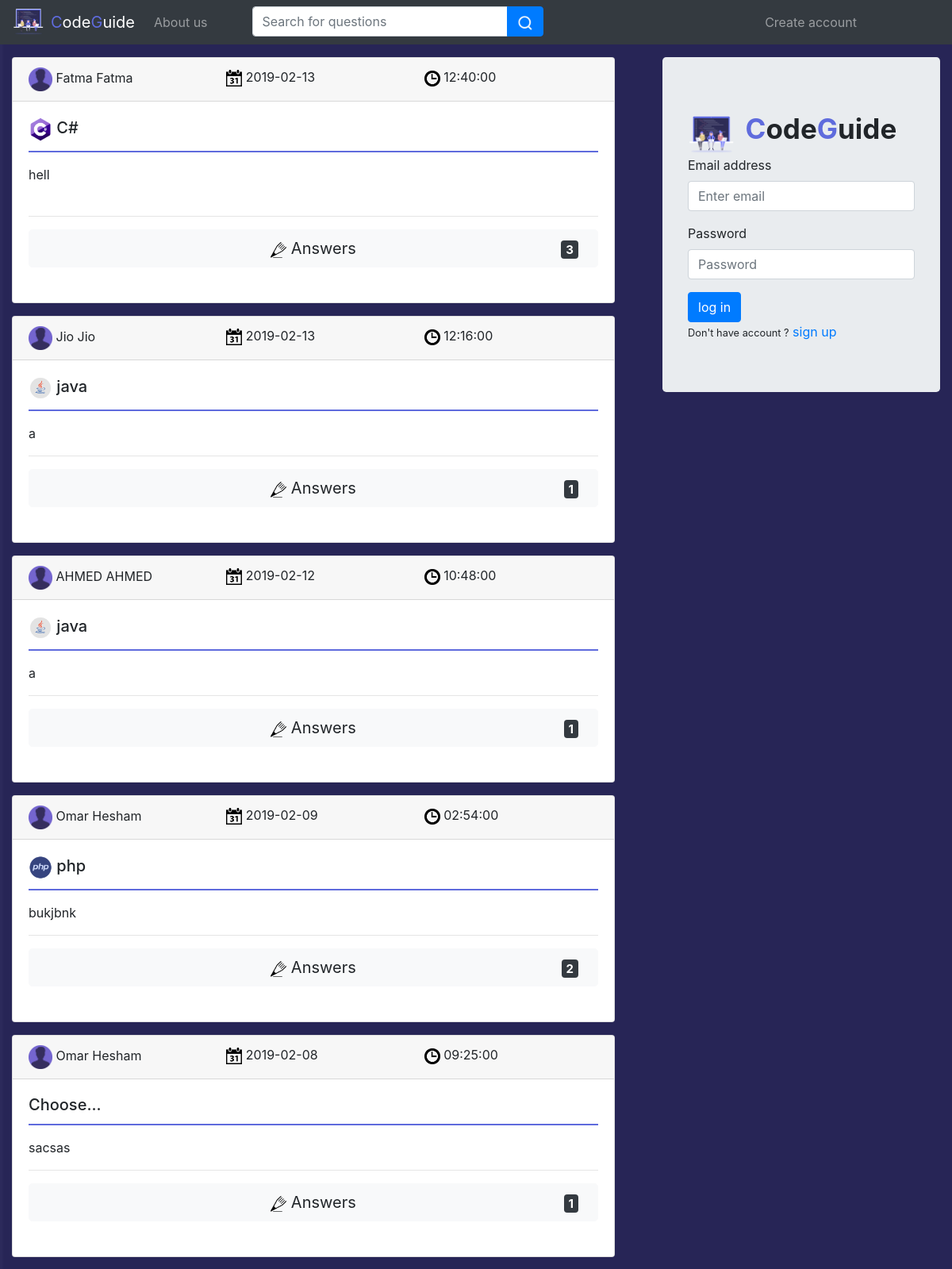
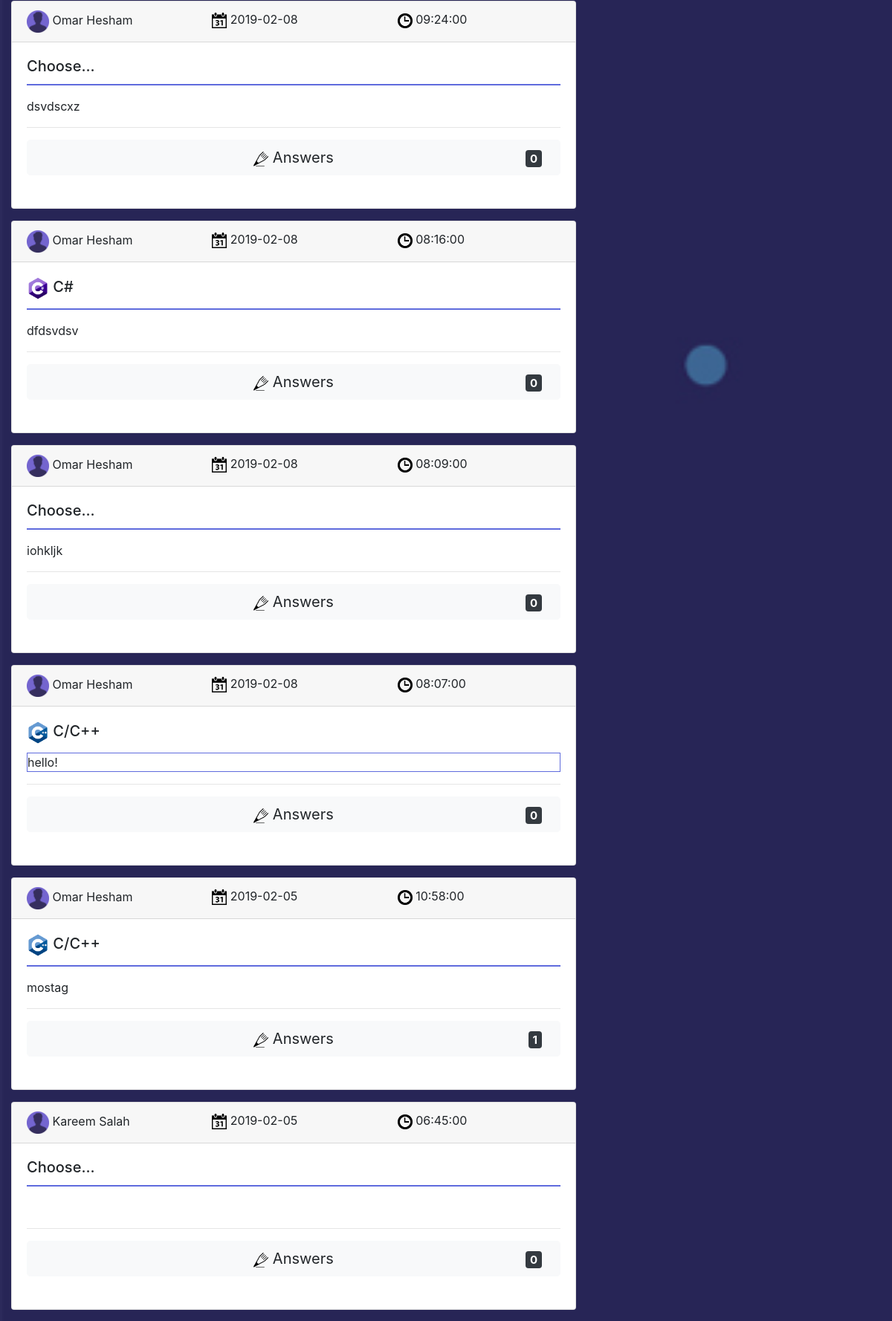
Page /Developement/home.php (upper part) on the committed database (2 pictures, top to bottom).
### tables this page shows
CREATE TABLE `post` (
  `id` int(255) NOT NULL,
  `user_id` text NOT NULL,
  `specialist_id` int(11) NOT NULL,
  `dates` date NOT NULL,
  `question` text NOT NULL,
  `reported` int(255) NOT NULL,
  `language` text NOT NULL,
  `group_id` int(255) NOT NULL,
  `times` time NOT NULL,
  `type` varchar(256) NOT NULL
);

CREATE TABLE `user` (
  `id` int(255) NOT NULL,
  `first_name` varchar(255) NOT NULL,
  `email` varchar(255) NOT NULL,
  `password` varchar(255) NOT NULL,
  `last_name` varchar(255) NOT NULL
);

### Developement/model/post.php (called while the page is built, shortened)
<?php
class post extends Database {
public static function search_post($keyword,$type)
{
  $keyword = str_replace(" ", "%", $keyword);
  $sql = "SELECT *,post.id as post_id FROM post join user on post.user_id=user.id
  -- join specialist on post.specialist_id=specialist.id
  WHERE question like ('%$keyword%') AND post.group_id=0 AND post.type = '$type' ORDER BY post.id DESC;";
  $statement = Database::$db->prepare($sql);
  $statement->execute();
  $posts = [];
  while($row = $statement->fetch(PDO::FETCH_ASSOC)) {
    $posts[] = $row;
  }
  return $posts;
}
}
?>

### Developement/model/comment.php (called while the page is built, shortened)
<?php
class comment extends Database {
  public static function get_number_comments($post_id){
    $sql="SELECT COUNT(user_id) as number FROM comment WHERE post_id=$post_id;";
    $statement = Database::$db->prepare($sql);
    $statement->execute();
    $number=$statement->fetch(PDO::FETCH_ASSOC);
    return $number;
  }
}
 ?>

### Developement/home.php (the view, shortened to what this page needs)
<?php
include_once("model/post.php");
include_once("model/comment.php");
 ?>
<!DOCTYPE html>
<html lang="en" dir="ltr">
  <head>
    <link rel="stylesheet" href="css/bootstrap.min.css">
    <link rel="stylesheet" href="https://stackpath.bootstrapcdn.com/bootstrap/4.1.3/css/bootstrap.min.css">
  </head>
  <body >
    <nav class="navbar navbar-expand-lg navbar-dark bg-dark fixed-top" >
      <img class="mr-2" src="img/logo.png" width="40 px"  height="35 px"/>
      <a class="navbar-brand" href="#"><span style="color:#5f6bdd;">C</span>ode<span style="color:#5f6bdd;">G</span>uide</a>
      <div class="collapse navbar-collapse" id="navbarSupportedContent">
        <ul class="navbar-nav mr-auto">
          <li class="nav-item">
            <a class="nav-link" href="./aboutus.php">About us</a>
          </li>
          <li>
            <form action="home.php" method="get">
              <div class="input-group ml-5 my-2 my-lg-0">
                <input class="form-control" type="search" placeholder="Search for questions" aria-label="Search" name='question' aria-describedby="button-addon2">
                <div class="input-group-append">
                  <button type='submit'class="btn btn-primary" type="button" id="button-addon2"><img src="img/search.png" width="20px"></button>
                </div>
              </div>
            </form>
          </li>
        </ul>
        <ul class="navbar-nav mr-5 pr-5">
          <li class="nav-item dropdown">
            <a class='nav-link' href="signup.php">
              Create account
            </a>
          </li>
        </ul>
      </div>
    </nav><br><br><br>
    <div class="row">
      <div class="col-lg-8 col-sm-12">
        <div class="container">
          <?php
          if(!isset($_GET['question']))
          $posts=post::search_post(" ","c");
          else
          $posts=post::search_post($_GET['question'],"c");
          foreach ($posts as $post) {
            ?>
          <div class="card mb-3">
            <div class="card-header">
              <div class="row">
              <div class="col-lg-4">
                <img src="img/profile.png" width="30 px">
              <?php echo ucwords($post["first_name"])." ".ucwords($post["last_name"]);?>
            </div>
            <div class="col-lg-4">
              <img src="img/calender.png" width="20 px">
              <?php echo $post['dates']?>
            </div>
            <div class="col-lg-4">
              <img src="img/time.png" width="20 px">
              <?php echo $post['times']?>
            </div>
            </div>
            </div>
            <div class="card-body">
              <h5 class="card-title">  <?php
              if ($post["language"]=="C/C++") {
                ?>
                  <img src="img/c++.png" height="30px" alt="">
                <?php
              }
              else if ($post["language"]=="C#") {
                ?>
                  <img src="img/csharp.png" height="30px" alt="">
                <?php
              }
              else if ($post["language"]=="java") {
                ?>
                  <img src="img/java.png" height="30px"alt="">
                <?php
              }
              else if ($post["language"]=="python") {
                ?>
                  <img src="img/python.png" height="30px" alt="">
                <?php
              }
              else if ($post["language"]=="php") {
                ?>
                  <img src="img/php.png" height="30px" alt="">
                <?php
              }
              if($post["language"]=='js'){
                echo "javascript";
              }else{
                  echo $post["language"];
              }?></h5>
              <p class="card-text" style="border:solid 1px #5f6bdd"><?php echo $post["question"]?></p>
              <hr>
              <div class="row rowC">
                <div class="col-lg-12">
                    <?php
                      $number=comment::get_number_comments($post['post_id']);
                     ?>
                     <button type="button" class="btn btn-light btn-lg btn-block mb-4" id="answer_<?php echo $post["post_id"] ?>"><img src="img/answer.png" width="20px">
                     <span style="position:absolute; top:14px; right:40px;" class="badge badge-dark"><?php echo $number['number'];  ?></span>  Answers</button>
                </div>
              </div>
          </div>
          </div>
        <?php  }?>
      </div>
      </div>
      <div class="col-lg-4 col-sm-12">
        <div class="container">
          <div class="jumbotron">
            <img class="mr-2" src="img/logo.png" width="60 px"  height="50 px"/>
            <span style="font-size:35px; font-weight:bold;"><span style="color:#5f6bdd;">C</span>ode<span style="color:#5f6bdd;">G</span>uide</span>
            <form id="login"action="" method="post">
              <div class="form-group">
                <label for="exampleInputEmail1">Email address</label>
                <input type="email" class="form-control" id="email" aria-describedby="emailHelp" placeholder="Enter email">
              </div>
              <div class="form-group">
                <label for="exampleInputPassword1">Password</label>
                <input type="password" class="form-control" id="password" placeholder="Password">
              </div>
              <button type="submit" class="btn btn-primary">log in</button><br>
              <small >Don't have account ?</small>
              <a  href="signup.php">sign up</a>
            </form>
          </div>
        </div>
      </div>
    </div>
  </body>
</html>

### Developement/home.php (style rules this page uses)
body { background-image: url(img/home.jpg); background-size: cover; background-repeat: no-repeat; }

### rows in the picture
post: user.first_name "Fatma", user.last_name "Fatma", dates "2019-02-13", times "12:40:00", language "C#", question "hell", number "3"
post: user.first_name "Jio", user.last_name "Jio", dates "2019-02-13", times "12:16:00", language "java", question "a", number "1"
post: user.first_name "AHMED", user.last_name "AHMED", dates "2019-02-12", times "10:48:00", language "java", question "a", number "1"
post: user.first_name "Omar", user.last_name "Hesham", dates "2019-02-09", times "02:54:00", language "php", question "bukjbnk", number "2"
post: user.first_name "Omar", user.last_name "Hesham", dates "2019-02-08", times "09:25:00", language "Choose...", question "sacsas", number "1"
post: user.first_name "Omar", user.last_name "Hesham", dates "2019-02-08", times "09:24:00", language "Choose...", question "dsvdscxz", number "0"
post: user.first_name "Omar", user.last_name "Hesham", dates "2019-02-08", times "08:16:00", language "C#", question "dfdsvdsv", number "0"
post: user.first_name "Omar", user.last_name "Hesham", dates "2019-02-08", times "08:09:00", language "Choose...", question "iohkljk", number "0"
post: user.first_name "Omar", user.last_name "Hesham", dates "2019-02-08", times "08:07:00", language "C/C++", question "hello!", number "0"
post: user.first_name "Omar", user.last_name "Hesham", dates "2019-02-05", times "10:58:00", language "C/C++", question "mostag", number "1"
post: user.first_name "Kareem", user.last_name "Salah", dates "2019-02-05", times "06:45:00", language "Choose...", number "0"
